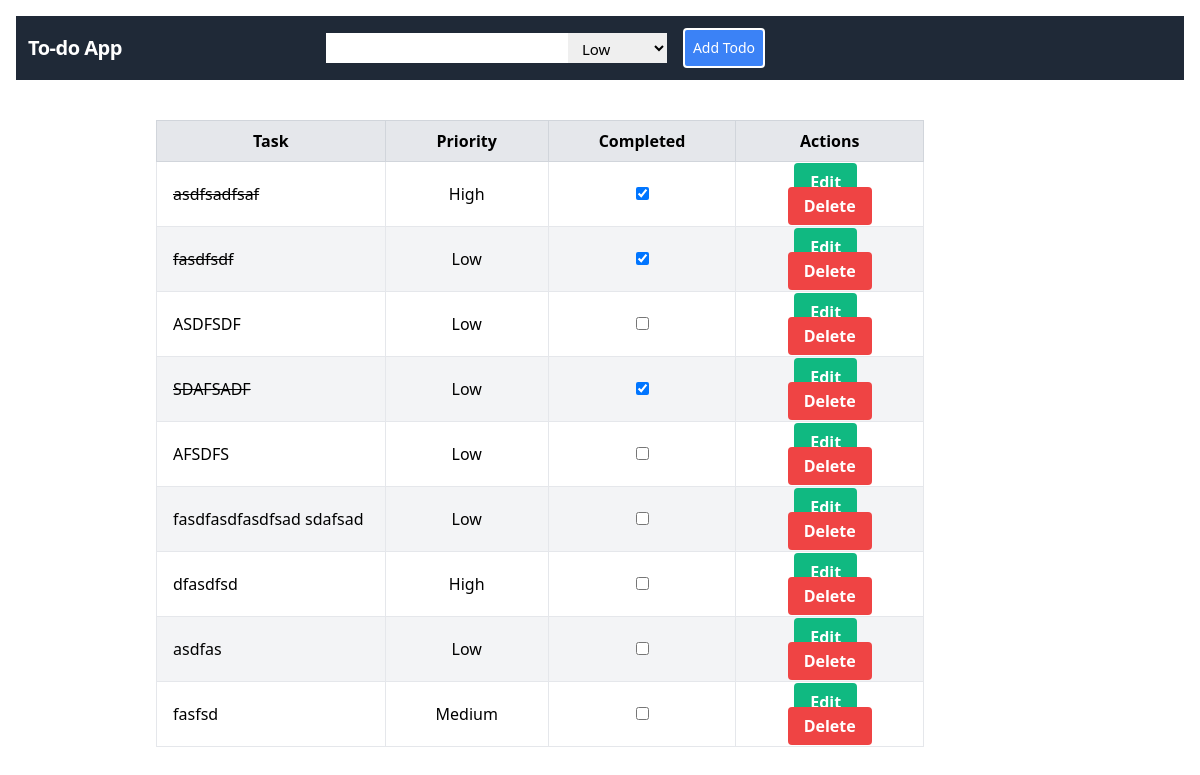
The page / on the database its author committed.
### todos/models.py (models this page shows, shortened)
class Todo(models.Model):
    PRIORITY_CHOICES = [
        ('Low', 'Low'),
        ('Medium', 'Medium'),
        ('High', 'High'),
    ]
    task = models.CharField(max_length=100)
    completed = models.BooleanField(default=False)
    priority = models.CharField(max_length=6, choices=PRIORITY_CHOICES, default='Low')

### todos/views.py (the view)
# urls.py: path('', index, name='index'),
def index(request):
    if request.method == 'POST':
        form = TodoForm(request.POST)
        if form.is_valid():
            form.save()
            return redirect('todos:index')
    else:
        form = TodoForm()
    todos = Todo.objects.all()
    context = {'form': form, 'todos': todos}
    return render(request, 'todos/index.html', context)

### todos/forms.py
class TodoForm(forms.ModelForm):
    class Meta:
        model = Todo
        fields = ['task', 'priority']

### todos/templates/todos/index.html (shortened to what this page needs)
<!DOCTYPE html>
<html>
<head>
  <link href="https://unpkg.com/tailwindcss@^2/dist/tailwind.min.css" rel="stylesheet">
</head>
<body class="p-4">
  <nav class="flex items-center justify-between flex-wrap bg-gray-800 p-3">
    <div class="flex items-center flex-shrink-0 text-white mr-6">
      <span class="font-semibold text-xl tracking-tight mr-1 pr-44">To-do App</span>
    </div>
    <div class="w-full block flex-grow lg:flex lg:items-center lg:w-auto">
      <div class="text-sm mr-4">
        <form action="{% url 'todos:index' %}" method="post" class="flex items-center w-full">
          {{ form.task }}
          {{ form.priority }}
          <input type="submit" value="Add Todo" class="bg-blue-500 text-white p-2 rounded border-2 text-sm border-white hover:border-transparent hover:text-blue-500 hover:bg-white mt-4 lg:mt-0 ml-4">
        </form>
      </div>
    </div>
  </nav>
  <div class="container mx-auto mt-10 mr-1">
    <table class="table-auto w-9/12 mt-4 border border-gray-400">
      <thead class="bg-gray-200">
        <tr>
          <th class="px-4 py-2 border border-gray-300">Task</th>
          <th class="px-4 py-2 border border-gray-300">Priority</th>
          <th class="px-4 py-2 border border-gray-300">Completed</th>
          <th class="px-4 py-2 border border-gray-300">Actions</th>
        </tr>
      </thead>
      <tbody>
        {% for todo in todos %}
        <tr class="{% cycle 'bg-white' 'bg-gray-100' %}">
          <td class="border px-4 py-2 w-1/12 {%if todo.completed %}text-decoration: line-through{% endif %}">{{ todo.task }}</td>
          <td class="border px-4 py-2 w-1/12 text-center">{{ todo.priority }}</td>
          <td class="border px-4 py-2 w-1/12 text-center">
            <input type="checkbox" class="form-checkbox" {% if todo.completed %}checked{% endif %}
              onclick="window.location='{% url 'todos:toggle_todo' todo.id %}'">
          </td>
          <td class="border px-4 py-2 w-1/12 text-center">
            <a href="{% url 'todos:update_todo' todo.id %}"
      class="bg-green-500 hover:bg-green-700 text-white font-bold py-2 px-4 rounded">
             Edit
            </a>
            <span class="px-1"></span>
            <a href="{% url 'todos:delete_todo' todo.id %}"
      class="bg-red-500 hover:bg-red-700 text-white font-bold py-2 px-4 rounded">
      Delete
      </a>
          </td>
        </tr>
        {% endfor %}
      </tbody>
    </table>
  </div>
</body>
</html>

### todos/templates/todos/index.html (style rules this page uses)
form input[type="text"], form select { height: 30px; font-size: 15px; padding: 5px 10px; }

### rows shown on the page
Todo: task "asdfsadfsaf", priority "High", completed "☑"
Todo: task "fasdfsdf", priority "Low", completed "☑"
Todo: task "ASDFSDF", priority "Low"
Todo: task "SDAFSADF", priority "Low", completed "☑"
Todo: task "AFSDFS", priority "Low"
Todo: task "fasdfasdfasdfsad sdafsad", priority "Low"
Todo: task "dfasdfsd", priority "High"
Todo: task "asdfas", priority "Low"
Todo: task "fasfsd", priority "Medium"
